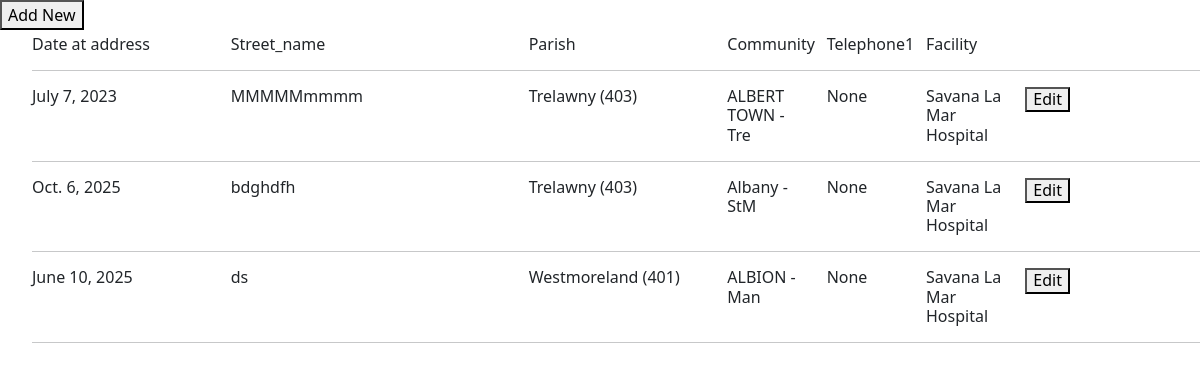
The page /client/address_list/4/ on the database its author committed.
### prep_app/models.py (models this page shows, shortened)
class Address(TSIS2BaseModel):
    client = models.ForeignKey("Client", blank=False, null=False, on_delete=models.PROTECT)
    date_at_address = models.DateField(blank=False, null=False)
    street_name = models.CharField(max_length=255, blank=True, null=True)
    parish = models.ForeignKey("Parish", blank=False, null=False, on_delete=models.PROTECT)
    community = models.ForeignKey('CommunityCode', blank=False, null=False,
                                  related_name="address_community", on_delete=models.PROTECT)
    telephone_cell1 = models.CharField(max_length=255, blank=True, null=True)
    telephone_cell2 = models.CharField(max_length=255, blank=True, null=True)
    notes = models.TextField(blank=True, null=True)
    facility = models.ForeignKey("Facility", on_delete=models.CASCADE)

class Parish(TSIS2BaseModel):
    region  = models.ForeignKey("RegionCode", blank=False, null=False, on_delete=models.PROTECT)
    name = models.CharField(max_length=255, blank=False, null=False)
    code = models.CharField(max_length=255, blank=False, null=False)
    abbreviation = models.CharField(max_length=10, blank=False, null=False, default="Unk")
    objects = ParishManager()
    def __str__(self):
        return "%s (%s)" % (self.name, self.code)

class CommunityCode(models.Model):
    code = models.CharField(max_length=255, blank=False, null=False)
    name = models.CharField(max_length=255, blank=False, null=False)
    parish = models.ForeignKey("Parish", blank=False, null=False, on_delete=models.PROTECT)
    deactivated_at = models.BooleanField(default=False)
    def __str__(self):
        return "%s" % (self.name)

class Facility(TSIS2BaseModel):
    name = models.CharField(max_length=255, blank=False, null=False)
    code = models.CharField(max_length=255, blank=False, null=False, unique=True)
    lab_ref_code = models.CharField(max_length=255, blank=True, null=True, verbose_name='LAB reference code')
    address1 = models.CharField(max_length=255, blank=True, null=True)
    parish = models.ForeignKey("Parish", blank=False, null=False,
                               related_name='facility_parish', on_delete=models.PROTECT)
    organization = models.ForeignKey("Organization", blank=False, null=False, related_name="facility_organization", on_delete=models.PROTECT)

### prep_app/views.py (the view)
# urls.py: path('address_list/<int:client_id>/', address_list, name='address_list'),
def address_list(request, client_id):
    client = get_object_or_404(Client, pk=client_id)
    addresses = Address.objects.filter(client_id=client_id)
    return render(request, 'address_list.html', {'addresses': addresses, 'client_id': client_id})

### prep_app/base_model.py (called while the page is built)
    def get_queryset(self):
        if self.include_deleted:
            return TSIS2BaseQuerySet(self.model)
        return TSIS2BaseQuerySet(self.model).filter(deleted_at=None)

### prep_project/templates/address_list.html (shortened to what this page needs)
{% load widget_tweaks %}
{% load bootstrap5 %}
{% bootstrap_css %}
{% load crispy_forms_tags %}
</head>
{% block content %}
<div class="col-md-4">  <button onclick="popup2({{ client.id }})">Add New</button>  </div>
<ul>
  <b><div class="row h6">
    <div class="col-md-2"> Date at address </div>
    <div class="col-md-3">   Street_name</div>
    <div class="col-md-2">  Parish </div>
    <div class="col-md-1"> Community </div>
    <div class="col-md-1"> Telephone1 </div>
    <div class="col-md-1"> Facility </div>
  </div> </b>
<hr>
{% for address in addresses %}
<div class="row h6">
    <div class="col-md-2">  {{ address.date_at_address }}</div>
    <div class="col-md-3">  {{ address.street_name }}</div>
    <div class="col-md-2">  {{ address.parish }}</div>
    <div class="col-md-1">  {{ address.community }}</div>
    <div class="col-md-1">  {{ address.telephone_cell1 }}</div>
    <div class="col-md-1">  {{ address.facility.name  }}</div>
    <div class="col-md-1"> <button onclick="popup({{ address.id }})">Edit</button>  </div>
  </div>
  <hr>
{% endfor %}
</ul>
{% endblock %}

### prep_project/templates/address_list.html (style rules this page uses)
.row { margin-bottom: 5px; margin-top: 5px; }

### rows shown on the page
Address: date_at_address "July 7, 2023", street_name "MMMMMmmmm", parish "Trelawny (403)", community "ALBERT TOWN - Tre", telephone_cell1 "None", facility.name "Savana La Mar Hospital"
Address: date_at_address "Oct. 6, 2025", street_name "bdghdfh", parish "Trelawny (403)", community "Albany - StM", telephone_cell1 "None", facility.name "Savana La Mar Hospital"
Address: date_at_address "June 10, 2025", street_name "ds", parish "Westmoreland (401)", community "ALBION - Man", telephone_cell1 "None", facility.name "Savana La Mar Hospital"
